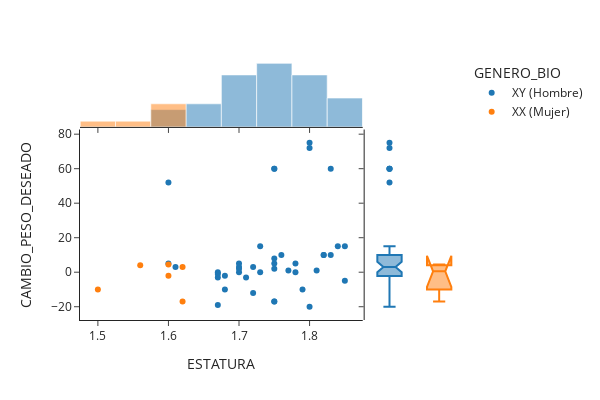

The notebook cell saved with this chart:
### Code cell
import plotly.express as px
fig = px.scatter(datos, x="ESTATURA", y="CAMBIO_PESO_DESEADO", color="GENERO_BIO", 
                 marginal_y="box", marginal_x="histogram", template="simple_white",
                 width=600, height=400)
fig.show()

### Figure 1 — Plotly figure (JSON) as saved in the notebook; plotly's stock layout.template omitted (floating-point values rounded to 4 significant figures)
{"data": [{"hovertemplate": "GENERO_BIO=XY (Hombre)<br>ESTATURA=%{x}<br>CAMBIO_PESO_DESEADO=%{y}<extra></extra>", "legendgroup": "XY (Hombre)", "marker": {"color": "#1F77B4", "symbol": "circle"}, "mode": "markers", "name": "XY (Hombre)", "orientation": "v", "showlegend": true, "type": "scatter", "x": [1.75, 1.68, 1.73, 1.8, 1.7, 1.78, 1.71, 1.83, 1.78, 1.76, 1.67, 1.75, 1.75, 1.6, 1.7, 1.81, 1.75, 1.77, 1.75, 1.84, 1.82, 1.83, 1.67, 1.61, 1.8, 1.7, 1.67, 1.72, 1.6, 1.75, 1.72, 1.85, 1.75, 1.7, 1.8, 1.73, 1.82, 1.79, 1.67, 1.85, 1.68], "xaxis": "x", "y": [60, -2, 0, 72, 2, 0, -3, 60, 5, 10, 0, 2, -17, 5, 3, 1, 5, 1, -17, 15, 10, 10, -3, 3, -20, 5, -1, -12, 52, 60, 3, -5, 8, 0, 75, 15, 10, -10, -19, 15, -10], "yaxis": "y"}, {"alignmentgroup": "True", "bingroup": "x", "hovertemplate": "GENERO_BIO=XY (Hombre)<br>ESTATURA=%{x}<br>count=%{y}<extra></extra>", "legendgroup": "XY (Hombre)", "marker": {"color": "#1F77B4"}, "name": "XY (Hombre)", "offsetgroup": "XY (Hombre)", "opacity": 0.5, "showlegend": false, "type": "histogram", "x": [1.75, 1.68, 1.73, 1.8, 1.7, 1.78, 1.71, 1.83, 1.78, 1.76, 1.67, 1.75, 1.75, 1.6, 1.7, 1.81, 1.75, 1.77, 1.75, 1.84, 1.82, 1.83, 1.67, 1.61, 1.8, 1.7, 1.67, 1.72, 1.6, 1.75, 1.72, 1.85, 1.75, 1.7, 1.8, 1.73, 1.82, 1.79, 1.67, 1.85, 1.68], "xaxis": "x3", "yaxis": "y3"}, {"alignmentgroup": "True", "hovertemplate": "GENERO_BIO=XY (Hombre)<br>CAMBIO_PESO_DESEADO=%{y}<extra></extra>", "legendgroup": "XY (Hombre)", "marker": {"color": "#1F77B4", "symbol": "circle"}, "name": "XY (Hombre)", "notched": true, "offsetgroup": "XY (Hombre)", "showlegend": false, "type": "box", "xaxis": "x2", "y": [60, -2, 0, 72, 2, 0, -3, 60, 5, 10, 0, 2, -17, 5, 3, 1, 5, 1, -17, 15, 10, 10, -3, 3, -20, 5, -1, -12, 52, 60, 3, -5, 8, 0, 75, 15, 10, -10, -19, 15, -10], "yaxis": "y2"}, {"hovertemplate": "GENERO_BIO=XX (Mujer)<br>ESTATURA=%{x}<br>CAMBIO_PESO_DESEADO=%{y}<extra></extra>", "legendgroup": "XX (Mujer)", "marker": {"color": "#FF7F0E", "symbol": "circle"}, "mode": "markers", "name": "XX (Mujer)", "orientation": "v", "showlegend": true, "type": "scatter", "x": [1.56, 1.6, 1.62, 1.6, 1.62, 1.5], "xaxis": "x", "y": [4, -2, -17, 4.5, 3, -10], "yaxis": "y"}, {"alignmentgroup": "True", "bingroup": "x", "hovertemplate": "GENERO_BIO=XX (Mujer)<br>ESTATURA=%{x}<br>count=%{y}<extra></extra>", "legendgroup": "XX (Mujer)", "marker": {"color": "#FF7F0E"}, "name": "XX (Mujer)", "offsetgroup": "XX (Mujer)", "opacity": 0.5, "showlegend": false, "type": "histogram", "x": [1.56, 1.6, 1.62, 1.6, 1.62, 1.5], "xaxis": "x3", "yaxis": "y3"}, {"alignmentgroup": "True", "hovertemplate": "GENERO_BIO=XX (Mujer)<br>CAMBIO_PESO_DESEADO=%{y}<extra></extra>", "legendgroup": "XX (Mujer)", "marker": {"color": "#FF7F0E", "symbol": "circle"}, "name": "XX (Mujer)", "notched": true, "offsetgroup": "XX (Mujer)", "showlegend": false, "type": "box", "xaxis": "x2", "y": [4, -2, -17, 4.5, 3, -10], "yaxis": "y2"}], "layout": {"barmode": "overlay", "height": 400, "legend": {"title": {"text": "GENERO_BIO"}, "tracegroupgap": 0}, "margin": {"t": 60}, "width": 600, "xaxis": {"anchor": "y", "autorange": true, "domain": [0, 0.7363], "range": [1.475, 1.875], "title": {"text": "ESTATURA"}, "type": "linear"}, "xaxis2": {"anchor": "y2", "autorange": true, "domain": [0.7413, 1], "matches": "x2", "range": [-0.5, 1.5], "showline": false, "showticklabels": false, "ticks": "", "type": "category"}, "xaxis3": {"anchor": "y3", "autorange": true, "domain": [0, 0.7363], "matches": "x", "range": [1.475, 1.875], "showticklabels": false, "type": "linear"}, "xaxis4": {"anchor": "y4", "domain": [0.7413, 1], "matches": "x2", "showline": false, "showticklabels": false, "ticks": ""}, "yaxis": {"anchor": "x", "autorange": true, "domain": [0, 0.7326], "range": [-27.69, 82.69], "title": {"text": "CAMBIO_PESO_DESEADO"}, "type": "linear"}, "yaxis2": {"anchor": "x2", "autorange": true, "domain": [0, 0.7326], "matches": "y", "range": [-27.69, 82.69], "showticklabels": false, "type": "linear"}, "yaxis3": {"anchor": "x3", "autorange": true, "domain": [0.7426, 1], "matches": "y3", "range": [0, 11.58], "showline": false, "showticklabels": false, "ticks": ""}, "yaxis4": {"anchor": "x4", "domain": [0.7426, 1], "matches": "y3", "showline": false, "showticklabels": false, "ticks": ""}}}
